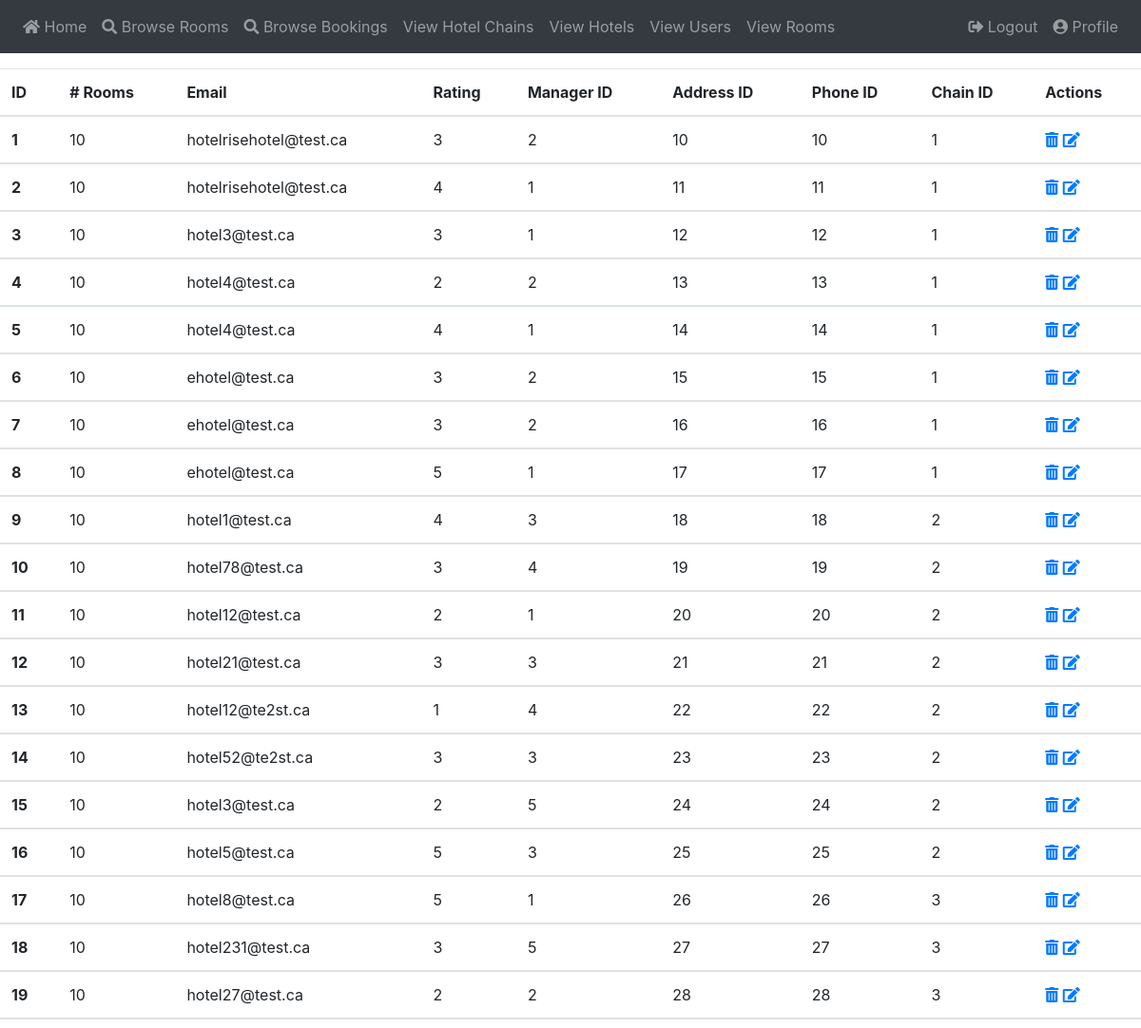
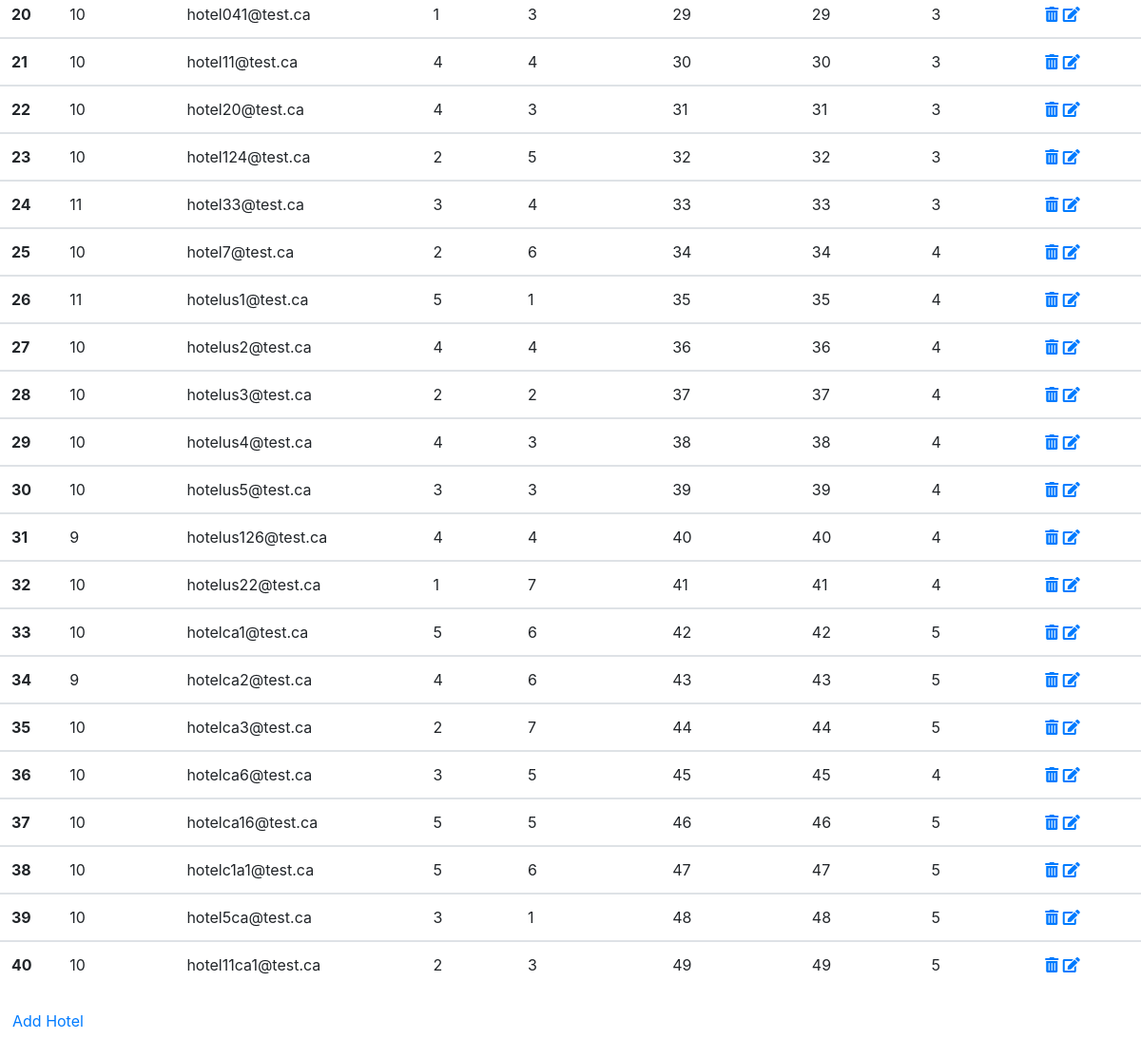
Page /view_hotels (signed in) on the committed database (2 pictures, top to bottom).
### app/models.py (models this page shows)
class Hotel(db.Model):
    id          = db.Column(db.Integer, primary_key = True)
    rooms_amt   = db.Column(db.Integer, nullable = False)
    rating      = db.Column(db.Integer, nullable = False)
    email       = db.Column(db.String(128), nullable = False)
    address     = db.Column(db.Integer, db.ForeignKey('addr.id'))
    phone       = db.Column(db.Integer, db.ForeignKey('phone.id'))
    manager     = db.Column(db.Integer, db.ForeignKey('user.id'))
    owned_by    = db.Column(db.Integer, db.ForeignKey('chain.id'))
    rooms       = db.relationship("Room", backref = 'hotel', lazy='dynamic')

### app/routes.py (the view)
@app.route("/view_hotels")
def view_hotels():
    hotels = Hotel.query.all()
    return render_template("view_hotels.html", hotels = hotels)

### app/models.py (called while the page is built)
@login.user_loader
def load_user(id):
    return User.query.get(int(id))

### app/templates/view_hotels.html
{% extends "base.html" %}
{% block content %}
    <table class="table">
        <thead>
            <tr>
                <th scope="col">ID</th>
                <th scope="col"># Rooms</th>
                <th scope="col">Email</th>
                <th scope="col">Rating</th>
                <th scope="col">Manager ID</th>
                <th scope="col">Address ID</th>
                <th scope="col">Phone ID</th>
                <th scope="col">Chain ID</th>
                <th scope="col">Actions</th>
            </tr>
        </thead>
    {% for h in hotels %}
        <tbody>
            <tr>
                <th scope="row">{{ h.id }}</th>
                <td>{{ h.rooms_amt }}</td>
                <td>{{ h.email }}</td>
                <td>{{ h.rating }}</td>
                <td>{{ h.manager }}</td>
                <td>{{ h.address }}</td>
                <td>{{ h.phone }}</td>
                <td>{{ h.owned_by }}</td>
                <td>
                    {% if current_user.priv == 2 %}
                        <a href="{{ url_for('delete_hotel', hotel_id=h.id) }}"><span class="fa fa-trash-alt"></span></a>
                        <a href="{{ url_for('edit_hotel', hotel_id=h.id) }}"><span class="fa fa-edit"></span></a>
                    {% endif %}
                </td>
            </tr>
        </tbody>
    {% endfor %}
    </table>
    <a href="{{ url_for('add_hotel') }}" class="btn btn-green">Add Hotel</a>
{% endblock %}

### rows in the picture
Hotel: id "1", rooms_amt "10", email "hotelrisehotel@test.ca", rating "3", manager "2", address "10", phone "10", owned_by "1"
Hotel: id "2", rooms_amt "10", email "hotelrisehotel@test.ca", rating "4", manager "1", address "11", phone "11", owned_by "1"
Hotel: id "3", rooms_amt "10", email "hotel3@test.ca", rating "3", manager "1", address "12", phone "12", owned_by "1"
Hotel: id "4", rooms_amt "10", email "hotel4@test.ca", rating "2", manager "2", address "13", phone "13", owned_by "1"
Hotel: id "5", rooms_amt "10", email "hotel4@test.ca", rating "4", manager "1", address "14", phone "14", owned_by "1"
Hotel: id "6", rooms_amt "10", email "ehotel@test.ca", rating "3", manager "2", address "15", phone "15", owned_by "1"
Hotel: id "7", rooms_amt "10", email "ehotel@test.ca", rating "3", manager "2", address "16", phone "16", owned_by "1"
Hotel: id "8", rooms_amt "10", email "ehotel@test.ca", rating "5", manager "1", address "17", phone "17", owned_by "1"
Hotel: id "9", rooms_amt "10", email "hotel1@test.ca", rating "4", manager "3", address "18", phone "18", owned_by "2"
Hotel: id "10", rooms_amt "10", email "hotel78@test.ca", rating "3", manager "4", address "19", phone "19", owned_by "2"
Hotel: id "11", rooms_amt "10", email "hotel12@test.ca", rating "2", manager "1", address "20", phone "20", owned_by "2"
Hotel: id "12", rooms_amt "10", email "hotel21@test.ca", rating "3", manager "3", address "21", phone "21", owned_by "2"
Hotel: id "13", rooms_amt "10", email "hotel12@te2st.ca", rating "1", manager "4", address "22", phone "22", owned_by "2"
Hotel: id "14", rooms_amt "10", email "hotel52@te2st.ca", rating "3", manager "3", address "23", phone "23", owned_by "2"
Hotel: id "15", rooms_amt "10", email "hotel3@test.ca", rating "2", manager "5", address "24", phone "24", owned_by "2"
Hotel: id "16", rooms_amt "10", email "hotel5@test.ca", rating "5", manager "3", address "25", phone "25", owned_by "2"
Hotel: id "17", rooms_amt "10", email "hotel8@test.ca", rating "5", manager "1", address "26", phone "26", owned_by "3"
Hotel: id "18", rooms_amt "10", email "hotel231@test.ca", rating "3", manager "5", address "27", phone "27", owned_by "3"
Hotel: id "19", rooms_amt "10", email "hotel27@test.ca", rating "2", manager "2", address "28", phone "28", owned_by "3"
Hotel: id "20", rooms_amt "10", email "hotel041@test.ca", rating "1", manager "3", address "29", phone "29", owned_by "3"
Hotel: id "21", rooms_amt "10", email "hotel11@test.ca", rating "4", manager "4", address "30", phone "30", owned_by "3"
Hotel: id "22", rooms_amt "10", email "hotel20@test.ca", rating "4", manager "3", address "31", phone "31", owned_by "3"
Hotel: id "23", rooms_amt "10", email "hotel124@test.ca", rating "2", manager "5", address "32", phone "32", owned_by "3"
Hotel: id "24", rooms_amt "11", email "hotel33@test.ca", rating "3", manager "4", address "33", phone "33", owned_by "3"
Hotel: id "25", rooms_amt "10", email "hotel7@test.ca", rating "2", manager "6", address "34", phone "34", owned_by "4"
Hotel: id "26", rooms_amt "11", email "hotelus1@test.ca", rating "5", manager "1", address "35", phone "35", owned_by "4"
Hotel: id "27", rooms_amt "10", email "hotelus2@test.ca", rating "4", manager "4", address "36", phone "36", owned_by "4"
Hotel: id "28", rooms_amt "10", email "hotelus3@test.ca", rating "2", manager "2", address "37", phone "37", owned_by "4"
Hotel: id "29", rooms_amt "10", email "hotelus4@test.ca", rating "4", manager "3", address "38", phone "38", owned_by "4"
Hotel: id "30", rooms_amt "10", email "hotelus5@test.ca", rating "3", manager "3", address "39", phone "39", owned_by "4"
Hotel: id "31", rooms_amt "9", email "hotelus126@test.ca", rating "4", manager "4", address "40", phone "40", owned_by "4"
Hotel: id "32", rooms_amt "10", email "hotelus22@test.ca", rating "1", manager "7", address "41", phone "41", owned_by "4"
Hotel: id "33", rooms_amt "10", email "hotelca1@test.ca", rating "5", manager "6", address "42", phone "42", owned_by "5"
Hotel: id "34", rooms_amt "9", email "hotelca2@test.ca", rating "4", manager "6", address "43", phone "43", owned_by "5"
Hotel: id "35", rooms_amt "10", email "hotelca3@test.ca", rating "2", manager "7", address "44", phone "44", owned_by "5"
Hotel: id "36", rooms_amt "10", email "hotelca6@test.ca", rating "3", manager "5", address "45", phone "45", owned_by "4"
Hotel: id "37", rooms_amt "10", email "hotelca16@test.ca", rating "5", manager "5", address "46", phone "46", owned_by "5"
Hotel: id "38", rooms_amt "10", email "hotelc1a1@test.ca", rating "5", manager "6", address "47", phone "47", owned_by "5"
Hotel: id "39", rooms_amt "10", email "hotel5ca@test.ca", rating "3", manager "1", address "48", phone "48", owned_by "5"
Hotel: id "40", rooms_amt "10", email "hotel11ca1@test.ca", rating "2", manager "3", address "49", phone "49", owned_by "5"
